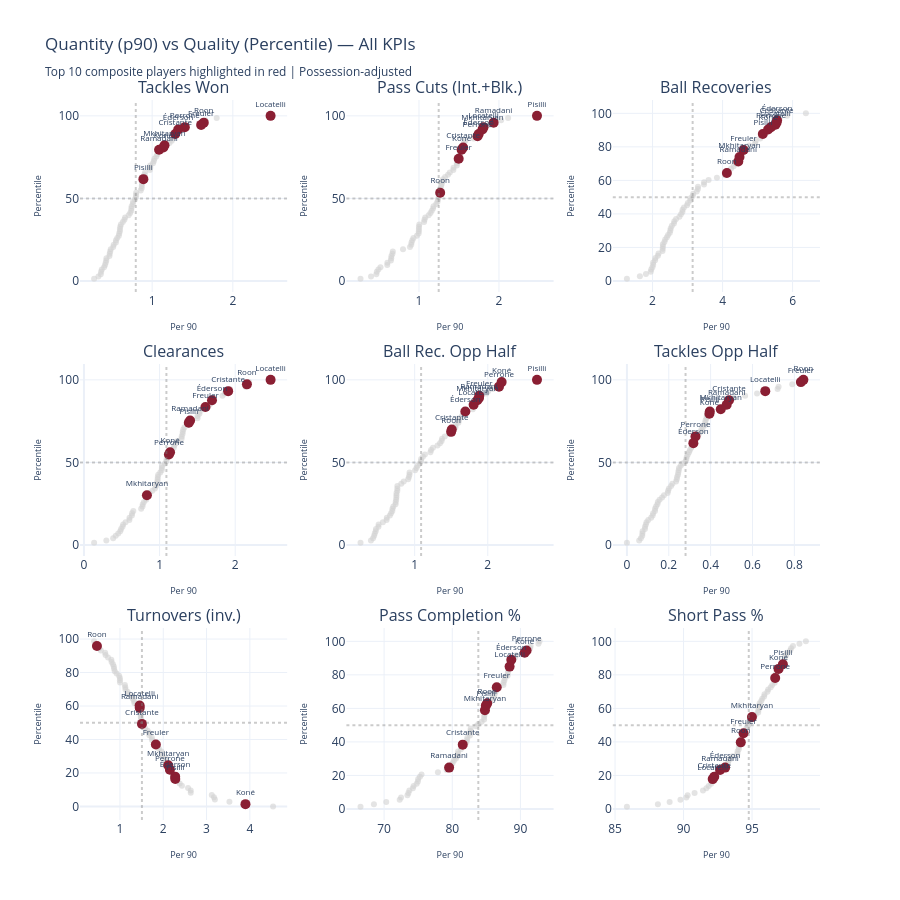

The notebook cell saved with this chart:
### Markdown cell above
## 📈 Quantity (/90) vs Quality (Percentile) — Dual View

For each KPI we plot the **per-90 value** (x-axis = how often) against the **percentile rank** (y-axis = how good relative to peers). Top-right quadrant = high quantity AND high quality.

### Code cell
# ── Quantity vs Quality scatter plots ─────────────────────────────────────────

qty_qual_kpis = [
    ("tackles_won_p90",       "tackles_won_p90_pct",       "Tackles Won"),
    ("pass_cuts_p90",         "pass_cuts_p90_pct",         "Pass Cuts (Int.+Blk.)"),
    ("ball_recoveries_p90",   "ball_recoveries_p90_pct",   "Ball Recoveries"),
    ("clearances_p90",        "clearances_p90_pct",        "Clearances"),
    ("ball_rec_opp_half_p90", "ball_rec_opp_half_p90_pct", "Ball Rec. Opp Half"),
    ("tackles_opp_half_p90",  "tackles_opp_half_p90_pct",  "Tackles Opp Half"),
    ("turnovers_p90",         "turnovers_p90_pct",         "Turnovers (inv.)"),
    ("pass_completion_pct",   "pass_completion_pct_pct",   "Pass Completion %"),
    ("short_pass_pct",        "short_pass_pct_pct",        "Short Pass %"),
]

n = len(qty_qual_kpis)
rows, cols = 3, 3
fig_qq = make_subplots(rows=rows, cols=cols,
                       subplot_titles=[t[2] for t in qty_qual_kpis],
                       horizontal_spacing=0.08, vertical_spacing=0.10)

top10_names = set(ps.head(10)["player_name"])

for i, (p90_col, pct_col, label) in enumerate(qty_qual_kpis):
    r, c = i // cols + 1, i % cols + 1
    
    others = ps[~ps["player_name"].isin(top10_names)]
    fig_qq.add_trace(go.Scatter(
        x=others[p90_col], y=others[pct_col],
        mode="markers", marker=dict(size=6, color="lightgrey", opacity=0.6),
        text=others["player_name"] + " (" + others["team_name"] + ")",
        hovertemplate="%{text}<br>" + label + " p90: %{x:.2f}<br>Percentile: %{y:.0f}<extra></extra>",
        showlegend=False,
    ), row=r, col=c)
    
    top = ps[ps["player_name"].isin(top10_names)]
    fig_qq.add_trace(go.Scatter(
        x=top[p90_col], y=top[pct_col],
        mode="markers+text", marker=dict(size=10, color="#8a1f33"),
        text=top["player_name"].str.split().str[-1],
        textposition="top center", textfont=dict(size=8),
        hovertemplate="%{customdata}<br>" + label + " p90: %{x:.2f}<br>Percentile: %{y:.0f}<extra></extra>",
        customdata=top["player_name"] + " (" + top["team_name"] + ")",
        showlegend=False,
    ), row=r, col=c)
    
    fig_qq.add_hline(y=50, line_dash="dot", line_color="grey", opacity=0.4, row=r, col=c)
    fig_qq.add_vline(x=ps[p90_col].median(), line_dash="dot", line_color="grey", opacity=0.4, row=r, col=c)

fig_qq.update_layout(
    title="Quantity (p90) vs Quality (Percentile) — All KPIs<br><sub>Top 10 composite players highlighted in red | Possession-adjusted</sub>",
    height=900, template="plotly_white", showlegend=False,
)
fig_qq.update_xaxes(title_text="Per 90", title_font_size=9)
fig_qq.update_yaxes(title_text="Percentile", title_font_size=9)
fig_qq.show()
